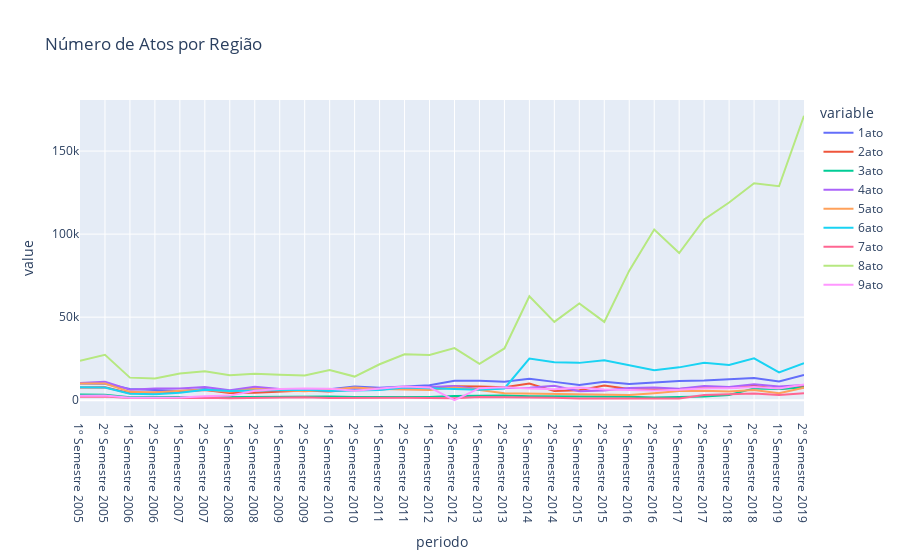

Notebook code cell kept with this figure:
### Code cell
atos = px.line(df_ev_atos, x='periodo', y = ['1ato', '2ato', '3ato', '4ato', '5ato', '6ato', '7ato', '8ato', '9ato'], title='Número de Atos por Região')
atos.show()

### Figure 1 — Plotly figure (JSON) as saved in the notebook; plotly's stock layout.template omitted (floating-point values rounded to 4 significant figures)
{"data": [{"hovertemplate": "variable=1ato<br>periodo=%{x}<br>value=%{y}<extra></extra>", "legendgroup": "1ato", "line": {"color": "#636efa", "dash": "solid"}, "mode": "lines", "name": "1ato", "orientation": "v", "showlegend": true, "type": "scatter", "x": ["1º Semestre 2005", "2º Semestre 2005", "1º Semestre 2006", "2º Semestre 2006", "1º Semestre 2007", "2º Semestre 2007", "1º Semestre 2008", "2º Semestre 2008", "1º Semestre 2009", "2º Semestre 2009", "1º Semestre 2010", "2º Semestre 2010", "1º Semestre 2011", "2º Semestre 2011", "1º Semestre 2012", "2º Semestre 2012", "1º Semestre 2013", "2º Semestre 2013", "1º Semestre 2014", "2º Semestre 2014", "1º Semestre 2015", "2º Semestre 2015", "1º Semestre 2016", "2º Semestre 2016", "1º Semestre 2017", "2º Semestre 2017", "1º Semestre 2018", "2º Semestre 2018", "1º Semestre 2019", "2º Semestre 2019"], "xaxis": "x", "y": [10001, 9886, 6752, 6036, 5549, 6780, 5197, 7333, 6453, 6306, 6574, 8192, 7568, 8211, 8970, 11753, 11754, 11091, 12961, 11036, 9195, 11099, 9831, 10613, 11616, 11810, 12479, 13428, 11290, 15153], "yaxis": "y"}, {"hovertemplate": "variable=2ato<br>periodo=%{x}<br>value=%{y}<extra></extra>", "legendgroup": "2ato", "line": {"color": "#EF553B", "dash": "solid"}, "mode": "lines", "name": "2ato", "orientation": "v", "showlegend": true, "type": "scatter", "x": ["1º Semestre 2005", "2º Semestre 2005", "1º Semestre 2006", "2º Semestre 2006", "1º Semestre 2007", "2º Semestre 2007", "1º Semestre 2008", "2º Semestre 2008", "1º Semestre 2009", "2º Semestre 2009", "1º Semestre 2010", "2º Semestre 2010", "1º Semestre 2011", "2º Semestre 2011", "1º Semestre 2012", "2º Semestre 2012", "1º Semestre 2013", "2º Semestre 2013", "1º Semestre 2014", "2º Semestre 2014", "1º Semestre 2015", "2º Semestre 2015", "1º Semestre 2016", "2º Semestre 2016", "1º Semestre 2017", "2º Semestre 2017", "1º Semestre 2018", "2º Semestre 2018", "1º Semestre 2019", "2º Semestre 2019"], "xaxis": "x", "y": [7730, 7778, 4187, 4652, 5041, 6118, 4273, 4564, 5271, 5877, 5314, 6531, 6462, 7520, 7368, 8453, 8294, 7766, 10012, 5490, 6053, 8910, 6776, 6522, 6741, 7808, 7366, 8699, 6789, 8250], "yaxis": "y"}, {"hovertemplate": "variable=3ato<br>periodo=%{x}<br>value=%{y}<extra></extra>", "legendgroup": "3ato", "line": {"color": "#00cc96", "dash": "solid"}, "mode": "lines", "name": "3ato", "orientation": "v", "showlegend": true, "type": "scatter", "x": ["1º Semestre 2005", "2º Semestre 2005", "1º Semestre 2006", "2º Semestre 2006", "1º Semestre 2007", "2º Semestre 2007", "1º Semestre 2008", "2º Semestre 2008", "1º Semestre 2009", "2º Semestre 2009", "1º Semestre 2010", "2º Semestre 2010", "1º Semestre 2011", "2º Semestre 2011", "1º Semestre 2012", "2º Semestre 2012", "1º Semestre 2013", "2º Semestre 2013", "1º Semestre 2014", "2º Semestre 2014", "1º Semestre 2015", "2º Semestre 2015", "1º Semestre 2016", "2º Semestre 2016", "1º Semestre 2017", "2º Semestre 2017", "1º Semestre 2018", "2º Semestre 2018", "1º Semestre 2019", "2º Semestre 2019"], "xaxis": "x", "y": [3405, 3344, 1750, 1985, 1980, 1740, 1923, 2020, 1905, 2079, 2287, 1953, 1891, 1679, 1910, 2496, 2777, 2787, 2445, 2440, 2074, 1996, 2130, 1666, 1798, 2254, 3083, 7123, 6812, 7652], "yaxis": "y"}, {"hovertemplate": "variable=4ato<br>periodo=%{x}<br>value=%{y}<extra></extra>", "legendgroup": "4ato", "line": {"color": "#ab63fa", "dash": "solid"}, "mode": "lines", "name": "4ato", "orientation": "v", "showlegend": true, "type": "scatter", "x": ["1º Semestre 2005", "2º Semestre 2005", "1º Semestre 2006", "2º Semestre 2006", "1º Semestre 2007", "2º Semestre 2007", "1º Semestre 2008", "2º Semestre 2008", "1º Semestre 2009", "2º Semestre 2009", "1º Semestre 2010", "2º Semestre 2010", "1º Semestre 2011", "2º Semestre 2011", "1º Semestre 2012", "2º Semestre 2012", "1º Semestre 2013", "2º Semestre 2013", "1º Semestre 2014", "2º Semestre 2014", "1º Semestre 2015", "2º Semestre 2015", "1º Semestre 2016", "2º Semestre 2016", "1º Semestre 2017", "2º Semestre 2017", "1º Semestre 2018", "2º Semestre 2018", "1º Semestre 2019", "2º Semestre 2019"], "xaxis": "x", "y": [10344, 11184, 6370, 7107, 7127, 7905, 5987, 8087, 6768, 6456, 6497, 6720, 6857, 7304, 7937, 8538, 6467, 7348, 7521, 8741, 5402, 5826, 7324, 7596, 6958, 8583, 7982, 9638, 8190, 9094], "yaxis": "y"}, {"hovertemplate": "variable=5ato<br>periodo=%{x}<br>value=%{y}<extra></extra>", "legendgroup": "5ato", "line": {"color": "#FFA15A", "dash": "solid"}, "mode": "lines", "name": "5ato", "orientation": "v", "showlegend": true, "type": "scatter", "x": ["1º Semestre 2005", "2º Semestre 2005", "1º Semestre 2006", "2º Semestre 2006", "1º Semestre 2007", "2º Semestre 2007", "1º Semestre 2008", "2º Semestre 2008", "1º Semestre 2009", "2º Semestre 2009", "1º Semestre 2010", "2º Semestre 2010", "1º Semestre 2011", "2º Semestre 2011", "1º Semestre 2012", "2º Semestre 2012", "1º Semestre 2013", "2º Semestre 2013", "1º Semestre 2014", "2º Semestre 2014", "1º Semestre 2015", "2º Semestre 2015", "1º Semestre 2016", "2º Semestre 2016", "1º Semestre 2017", "2º Semestre 2017", "1º Semestre 2018", "2º Semestre 2018", "1º Semestre 2019", "2º Semestre 2019"], "xaxis": "x", "y": [10088, 9990, 5031, 4699, 5674, 6275, 5065, 6914, 6020, 5430, 6324, 7711, 6696, 6522, 6173, 7723, 6206, 4207, 3990, 3393, 3141, 3149, 3088, 4240, 5550, 5687, 5268, 6094, 4250, 7552], "yaxis": "y"}, {"hovertemplate": "variable=6ato<br>periodo=%{x}<br>value=%{y}<extra></extra>", "legendgroup": "6ato", "line": {"color": "#19d3f3", "dash": "solid"}, "mode": "lines", "name": "6ato", "orientation": "v", "showlegend": true, "type": "scatter", "x": ["1º Semestre 2005", "2º Semestre 2005", "1º Semestre 2006", "2º Semestre 2006", "1º Semestre 2007", "2º Semestre 2007", "1º Semestre 2008", "2º Semestre 2008", "1º Semestre 2009", "2º Semestre 2009", "1º Semestre 2010", "2º Semestre 2010", "1º Semestre 2011", "2º Semestre 2011", "1º Semestre 2012", "2º Semestre 2012", "1º Semestre 2013", "2º Semestre 2013", "1º Semestre 2014", "2º Semestre 2014", "1º Semestre 2015", "2º Semestre 2015", "1º Semestre 2016", "2º Semestre 2016", "1º Semestre 2017", "2º Semestre 2017", "1º Semestre 2018", "2º Semestre 2018", "1º Semestre 2019", "2º Semestre 2019"], "xaxis": "x", "y": [7818, 7685, 3879, 3519, 4512, 6366, 5525, 5842, 5974, 6282, 5620, 5933, 6217, 7623, 7173, 6740, 6259, 7053, 25085, 22857, 22482, 24076, 21051, 18042, 19782, 22520, 21175, 25252, 16772, 22322], "yaxis": "y"}, {"hovertemplate": "variable=7ato<br>periodo=%{x}<br>value=%{y}<extra></extra>", "legendgroup": "7ato", "line": {"color": "#FF6692", "dash": "solid"}, "mode": "lines", "name": "7ato", "orientation": "v", "showlegend": true, "type": "scatter", "x": ["1º Semestre 2005", "2º Semestre 2005", "1º Semestre 2006", "2º Semestre 2006", "1º Semestre 2007", "2º Semestre 2007", "1º Semestre 2008", "2º Semestre 2008", "1º Semestre 2009", "2º Semestre 2009", "1º Semestre 2010", "2º Semestre 2010", "1º Semestre 2011", "2º Semestre 2011", "1º Semestre 2012", "2º Semestre 2012", "1º Semestre 2013", "2º Semestre 2013", "1º Semestre 2014", "2º Semestre 2014", "1º Semestre 2015", "2º Semestre 2015", "1º Semestre 2016", "2º Semestre 2016", "1º Semestre 2017", "2º Semestre 2017", "1º Semestre 2018", "2º Semestre 2018", "1º Semestre 2019", "2º Semestre 2019"], "xaxis": "x", "y": [2147, 2263, 1298, 1415, 1327, 1428, 1123, 1331, 1364, 1800, 1334, 1445, 1223, 1427, 1264, 1241, 1963, 1927, 1560, 1444, 1065, 1085, 996, 1020, 1048, 3184, 3481, 3994, 3144, 4254], "yaxis": "y"}, {"hovertemplate": "variable=8ato<br>periodo=%{x}<br>value=%{y}<extra></extra>", "legendgroup": "8ato", "line": {"color": "#B6E880", "dash": "solid"}, "mode": "lines", "name": "8ato", "orientation": "v", "showlegend": true, "type": "scatter", "x": ["1º Semestre 2005", "2º Semestre 2005", "1º Semestre 2006", "2º Semestre 2006", "1º Semestre 2007", "2º Semestre 2007", "1º Semestre 2008", "2º Semestre 2008", "1º Semestre 2009", "2º Semestre 2009", "1º Semestre 2010", "2º Semestre 2010", "1º Semestre 2011", "2º Semestre 2011", "1º Semestre 2012", "2º Semestre 2012", "1º Semestre 2013", "2º Semestre 2013", "1º Semestre 2014", "2º Semestre 2014", "1º Semestre 2015", "2º Semestre 2015", "1º Semestre 2016", "2º Semestre 2016", "1º Semestre 2017", "2º Semestre 2017", "1º Semestre 2018", "2º Semestre 2018", "1º Semestre 2019", "2º Semestre 2019"], "xaxis": "x", "y": [23771, 27375, 13596, 13013, 16129, 17505, 15094, 15942, 15385, 14872, 18214, 14229, 21634, 27695, 27256, 31377, 21945, 31168, 62576, 47167, 58269, 47172, 77993, 102785, 88571, 108845, 119052, 130627, 128819, 171226], "yaxis": "y"}, {"hovertemplate": "variable=9ato<br>periodo=%{x}<br>value=%{y}<extra></extra>", "legendgroup": "9ato", "line": {"color": "#FF97FF", "dash": "solid"}, "mode": "lines", "name": "9ato", "orientation": "v", "showlegend": true, "type": "scatter", "x": ["1º Semestre 2005", "2º Semestre 2005", "1º Semestre 2006", "2º Semestre 2006", "1º Semestre 2007", "2º Semestre 2007", "1º Semestre 2008", "2º Semestre 2008", "1º Semestre 2009", "2º Semestre 2009", "1º Semestre 2010", "2º Semestre 2010", "1º Semestre 2011", "2º Semestre 2011", "1º Semestre 2012", "2º Semestre 2012", "1º Semestre 2013", "2º Semestre 2013", "1º Semestre 2014", "2º Semestre 2014", "1º Semestre 2015", "2º Semestre 2015", "1º Semestre 2016", "2º Semestre 2016", "1º Semestre 2017", "2º Semestre 2017", "1º Semestre 2018", "2º Semestre 2018", "1º Semestre 2019", "2º Semestre 2019"], "xaxis": "x", "y": [2756, 2792, 1516, 1480, 1620, 2435, 2775, 5649, 6824, 7014, 6859, 5750, 6895, 8201, 7683, 9, 7253, 7849, 7105, 6554, 7710, 6524, 6206, 5831, 6346, 7204, 7268, 7938, 6987, 9466], "yaxis": "y"}], "layout": {"legend": {"title": {"text": "variable"}, "tracegroupgap": 0}, "title": {"text": "Número de Atos por Região"}, "xaxis": {"anchor": "y", "domain": [0, 1], "title": {"text": "periodo"}}, "yaxis": {"anchor": "x", "domain": [0, 1], "title": {"text": "value"}}}}
